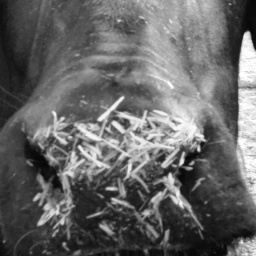
#> input picture split/test/cattle-024/IMG20230723080558.jpg, 256 x 256 px; its folder holds only this picture in this run
$ jupyter execute --allow-errors SVM.ipynb   (older library calls are emulated)
#> lines starting #> are read from the running program, lines starting #| are printed output that depends on the picture
Splitting the dataset in the train,test and val.
And neglecting the cattle which has less than 6 images.

[cell 1]
from pathlib import Path
import random
import shutil
from collections import defaultdict

# ====== USER SETTINGS ======
RAW_DATASET = r"D:\Abhishek\base_256"
OUTPUT_DATASET = r"D:\Abhishek\split"  # where to save train/val/test
TRAIN_RATIO = 0.6
VAL_RATIO = 0.2
TEST_RATIO = 0.2
SEED = 42
MIN_PER_ID = 3
COPY_FILES = True   # set to False to move instead of copy
# ===========================

VALID_EXTS = {".jpg", ".jpeg", ".png", ".bmp", ".tif", ".tiff"}
random.seed(SEED)

def list_images(folder: Path):
    return [p for p in folder.iterdir() if p.suffix.lower() in VALID_EXTS and p.is_file()]

def safe_mkdir(p: Path):
    p.mkdir(parents=True, exist_ok=True)

def main():
    raw_root = Path(RAW_DATASET)
    out_root = Path(OUTPUT_DATASET)

    # Prepare output dirs
    for split in ("train", "val", "test"):
        safe_mkdir(out_root / split)

    op = shutil.copy2 if COPY_FILES else shutil.move

    split_counts = defaultdict(lambda: {"train": 0, "val": 0, "test": 0})

    for cid_dir in sorted(raw_root.iterdir()):
        if not cid_dir.is_dir():
            continue
        cid = cid_dir.name
        imgs = list_images(cid_dir)

        if len(imgs) < MIN_PER_ID:
            print(f"[skip] {cid}: only {len(imgs)} images (< {MIN_PER_ID})")
            continue

        random.shuffle(imgs)
        n = len(imgs)
        n_train = max(1, int(round(n * TRAIN_RATIO)))
        n_val = max(1, int(round(n * VAL_RATIO)))
        n_test = max(1, n - n_train - n_val)

        while n_train + n_val + n_test > n:
            if n_train > 1:
                n_train -= 1
            elif n_val > 1:
                n_val -= 1
            elif n_test > 1:
                n_test -= 1
            else:
                break

        train_imgs = imgs[:n_train]
        val_imgs = imgs[n_train:n_train + n_val]
        test_imgs = imgs[n_train + n_val:]

        for split_name, split_imgs in zip(
            ["train", "val", "test"], [train_imgs, val_imgs, test_imgs]
        ):
            dst_dir = out_root / split_name / cid
            safe_mkdir(dst_dir)
            for img in split_imgs:
                op(str(img), str(dst_dir / img.name))
            split_counts[cid][split_name] = len(split_imgs)

    print("\n[done] Dataset split complete!")
    for cid, counts in split_counts.items():
        print(f"{cid}: train={counts['train']} val={counts['val']} test={counts['test']}")

#> (the rest of this cell did not finish here and is left out)

No. of images in the test, train and validate

[cell 2]
from pathlib import Path

# ==== Change this to your split dataset root ====
DATASET_ROOT = r"D:\Abhishek\split"
# ===============================================

VALID_EXTS = {".jpg", ".jpeg", ".png", ".bmp", ".tif", ".tiff"}

def count_images_in_split(split_path: Path):
    total = 0
    for cid_folder in split_path.iterdir():
        if cid_folder.is_dir():
            total += sum(1 for img in cid_folder.iterdir() if img.suffix.lower() in VALID_EXTS)
    return total

def main():
    root = Path(DATASET_ROOT)
    for split_name in ["train", "val", "test"]:
        split_path = root / split_name
        if split_path.exists():
            count = count_images_in_split(split_path)
            print(f"{split_name}: {count} images")
        else:
            print(f"[warn] {split_name} folder not found.")

if __name__ == "__main__":
    main()

Extracting the features for the dataset using following Heuristic approach:
1. LPB
2. Gabor
3. Blob

[cell 3]
#!/usr/bin/env python3
from pathlib import Path
import numpy as np
import pandas as pd
import cv2
from skimage.feature import local_binary_pattern, blob_log

# ============ USER SETTINGS ============
DATASET_ROOT = r"D:\Abhishek\split"   # contains train/, val/, test/
CSV_OUT      = r"D:\Abhishek\muzzle_features_LPB_Gabor_blob.csv"
IMG_SIZE     = 224
# LBP params (uniform -> histogram bins = P+2)
LBP_P = 16
LBP_R = 2
# Gabor params
GABOR_THETAS = [0, np.pi/4, np.pi/2, 3*np.pi/4]
GABOR_LAMBDAS = [4, 8, 16]
# ======================================

VALID_EXTS = {".jpg", ".jpeg", ".png", ".bmp", ".tif", ".tiff"}

def imread_rgb(p):
    img = cv2.imread(str(p))
    if img is None:
        return None
    return cv2.cvtColor(img, cv2.COLOR_BGR2RGB)

def resize_keep_aspect(img, target_short=IMG_SIZE):
    h, w = img.shape[:2]
    short = min(h, w)
    scale = target_short / (short if short > 0 else 1)
    nh, nw = max(1, int(round(h*scale))), max(1, int(round(w*scale)))
    return cv2.resize(img, (nw, nh), interpolation=cv2.INTER_AREA)

def center_crop(img, size=IMG_SIZE):
    h, w = img.shape[:2]
    y0, x0 = max(0, (h - size)//2), max(0, (w - size)//2)
    y1, x1 = min(h, y0 + size), min(w, x0 + size)
    crop = img[y0:y1, x0:x1]
    if crop.shape[0] != size or crop.shape[1] != size:
        crop = cv2.resize(crop, (size, size), interpolation=cv2.INTER_AREA)
    return crop

def preprocess_for_texture(img_rgb):
    img_bgr = cv2.cvtColor(img_rgb, cv2.COLOR_RGB2BGR)
    img_bgr = cv2.bilateralFilter(img_bgr, d=5, sigmaColor=40, sigmaSpace=40)
    lab = cv2.cvtColor(img_bgr, cv2.COLOR_BGR2LAB)
    l, a, b = cv2.split(lab)
    l = cv2.createCLAHE(clipLimit=2.0, tileGridSize=(8,8)).apply(l)
    lab2 = cv2.merge([l, a, b])
    out = cv2.cvtColor(lab2, cv2.COLOR_LAB2BGR)
    return cv2.cvtColor(out, cv2.COLOR_BGR2RGB)

def feat_lbp(gray, P=LBP_P, R=LBP_R):
    # uniform LBP -> bins = P + 2
    lbp = local_binary_pattern(gray, P=P, R=R, method="uniform")
    bins = np.arange(0, P + 3)  # 0..P+2  -> P+2 bins
    hist, _ = np.histogram(lbp, bins=bins, range=(0, P+2), density=False)
    hist = hist.astype(np.float32)
    hist /= (hist.sum() + 1e-6)
    return hist  # length = P+2

def feat_gabor(gray):
    feats = []
    for th in GABOR_THETAS:
        for lam in GABOR_LAMBDAS:
            ksize = 9
            sigma = 0.56 * lam
            gamma = 0.5
            kernel = cv2.getGaborKernel((ksize, ksize), sigma, th, lam, gamma, psi=0, ktype=cv2.CV_32F)
            resp = cv2.filter2D(gray, cv2.CV_32F, kernel)
            feats.extend([float(resp.mean()), float(resp.std())])
    return np.array(feats, dtype=np.float32)  # length = 2 * len(thetas) * len(lambdas)

def feat_blobs(gray):
    g = (gray.astype(np.float32) / 255.0).copy()
    blobs = blob_log(g, min_sigma=1.5, max_sigma=6.0, num_sigma=5, threshold=0.05, overlap=0.5)
    n = len(blobs)
    radii = (blobs[:, 2] * np.sqrt(2)) if n > 0 else np.array([])
    mean_r = float(radii.mean()) if n > 0 else 0.0
    density = n / (gray.shape[0]*gray.shape[1])
    return np.array([n, mean_r, density], dtype=np.float32)  # length = 3

def extract_features(img_rgb):
    img = resize_keep_aspect(img_rgb, IMG_SIZE)
    img = center_crop(img, IMG_SIZE)
    img = preprocess_for_texture(img)
    gray = cv2.cvtColor(img, cv2.COLOR_RGB2GRAY)
    f_lbp = feat_lbp(gray)                        # len = LBP_P+2
    f_gab = feat_gabor(gray)                      # len = 2*len(thetas)*len(lambdas)
    f_blob = feat_blobs(gray)                     # len = 3
    mean_i, std_i = float(gray.mean()), float(gray.std())
    return np.concatenate([f_lbp, f_gab, f_blob, [mean_i, std_i]]).astype(np.float32)

def walk_split(root: Path, split_name: str):
    split_dir = root / split_name
    if not split_dir.exists():
        return []
    rows = []
    for cid_dir in sorted([d for d in split_dir.iterdir() if d.is_dir()]):
        cattle_id = cid_dir.name
        for img_path in cid_dir.iterdir():
            if img_path.suffix.lower() not in VALID_EXTS:
                continue
            rows.append((split_name, cattle_id, img_path))
    return rows

def make_column_names(example_feat: np.ndarray):
    # derive lengths
    len_lbp  = LBP_P + 2
    len_gab  = 2 * len(GABOR_THETAS) * len(GABOR_LAMBDAS)
    len_blob = 3
    len_int  = 2
    assert example_feat.size == (len_lbp + len_gab + len_blob + len_int), \
        f"Feature length mismatch: got {example_feat.size}, expected {len_lbp + len_gab + len_blob + len_int}"

    cols = ["split", "cattle_id", "image_path"]
    cols += [f"lbp_{i}" for i in range(len_lbp)]
    cols += [f"gabor_{i}" for i in range(len_gab)]
    cols += ["blob_count", "blob_mean_r", "blob_density"]
    cols += ["mean_intensity", "std_intensity"]
    return cols

def main():
    root = Path(DATASET_ROOT)
    rows = []
    for split in ["train", "val", "test"]:
        rows.extend(walk_split(root, split))
    if not rows:
        print(f"[error] No images found under {DATASET_ROOT} (expected train/val/test subfolders).")
        return

    feats_list = []
    first_feat = None
    for split, cid, ip in rows:
        img = imread_rgb(ip)
#> in imread_rgb, img is the input picture: shape (256, 256, 3); min 4, max 255, mean 102.1
        if img is None:
            print(f"[skip] unreadable: {ip}")
            continue
        f = extract_features(img)
#> in preprocess_for_texture, `l = cv2.createCLAHE(clipLimit=2.0, tileGridSize=(8,8)).apply(l)`:
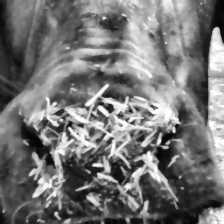
#> l: shape (224, 224); min 3, max 255, mean 117
#> in feat_lbp, `lbp = local_binary_pattern(gray, P=P, R=R, method="uniform")`:
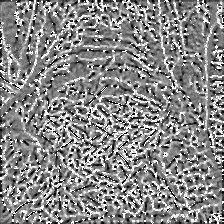
#> lbp: shape (224, 224) float64; min 0, max 17, mean 9.08; drawn with min black and max white
#> in feat_lbp, `hist, _ = np.histogram(lbp, bins=bins, range=(0, P+2), density=False)`: hist = 18 values, max 6354 at index 8, min 624 at index 15, mean 2787.6
#> in feat_lbp, `hist /= (hist.sum() + 1e-6)`: hist = 18 values, max 0.127 at index 8, min 0.0124 at index 15, mean 0.0556
#> in extract_features, `f_lbp = feat_lbp(gray)`: f_lbp has the same summary as hist in feat_lbp
#> after the loop in feat_gabor, `for th in GABOR_THETAS:`:
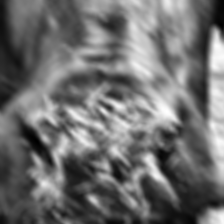
#> resp: shape (224, 224) float32; min 248.3, max 11518.4, mean 5145.6; drawn with min black and max white
#> after the loop in feat_gabor, `for th in GABOR_THETAS:`: feats = [54.65, 89.89, -90.23, 432.1, 4912.7, 2312, 122.8, 123.3, 1088.2, 693, 5143.7, 2404.4, 54.57, 92.91, -90.04, 429, 4912.8, 2294.7, 123, 124.4, 1090.4, 706.6, 5145.6, 2412.8]
#> in extract_features, `f_gab = feat_gabor(gray)`: f_gab = 24 values, max 5145.6 at index 22, min -90.23 at index 2, mean 1441
#> in feat_blobs, `blobs = blob_log(g, min_sigma=1.5, max_sigma=6.0, num_sigma=5, thresho..`: blobs = 400 rows, first 8: [141, 159, 1.5], [33, 216, 3.75], [100, 107, 2.62], [109, 102, 2.62], [213, 56, 1.5], [157, 148, 3.75], [130, 174, 1.5], [199, 93, 3.75]
#> in feat_blobs, `n = len(blobs)`: n = 400
#> in feat_blobs, `radii = (blobs[:, 2] * np.sqrt(2)) if n > 0 else np.array([])`: radii = 400 values, max 8.49 at index 48, min 2.12 at index 0, mean 3.2
#> in feat_blobs, `mean_r = float(radii.mean()) if n > 0 else 0.0`: mean_r = 3.2
#> in feat_blobs, `density = n / (gray.shape[0]*gray.shape[1])`: density = 0.00797
#> in extract_features, `f_blob = feat_blobs(gray)`: f_blob = [400, 3.2, 0.00797]
#> in extract_features, `mean_i, std_i = float(gray.mean()), float(gray.std())`: mean_i = 111.7; std_i = 61.33
#> f = 47 values, max 5145.6 at index 40, min -90.23 at index 20, mean 748.1
        if first_feat is None:
            first_feat = f
#> first_feat has the same summary as f
        feats_list.append([split, cid, str(ip)] + list(f))

    if not feats_list:
        print("[error] No features extracted.")
        return

    # build columns dynamically to match feature lengths
    columns = make_column_names(first_feat)
#> in make_column_names, `len_lbp  = LBP_P + 2`: len_lbp = 18
#> columns = 50 items, first 6: 'split', 'cattle_id', 'image_path', 'lbp_0', 'lbp_1', 'lbp_2'
    df = pd.DataFrame(feats_list, columns=columns)

    Path(CSV_OUT).parent.mkdir(parents=True, exist_ok=True)
    df.to_csv(CSV_OUT, index=False)
    print(f"[ok] wrote features: {CSV_OUT}")
    print(f"[info] rows: {len(df)}, feature dims: {len(columns) - 3}")

if __name__ == "__main__":
    main()

SVM Classifier

[cell 4]
#!/usr/bin/env python3
import os, json
from pathlib import Path
import pandas as pd
import numpy as np
from sklearn.preprocessing import StandardScaler, LabelEncoder
from sklearn.model_selection import StratifiedKFold, GridSearchCV
from sklearn.svm import SVC
from sklearn.metrics import accuracy_score, classification_report, confusion_matrix
import joblib

# ============ USER SETTINGS ============
CSV_PATH   = r"D:\Abhishek\muzzle_features_LPB_Gabor_blob.csv"
OUTPUT_DIR = r".\svm_artifacts"
# ======================================

# Auto-pick numeric features (exclude these columns)
EXCLUDE = {"cattle_id","image_path","split"}

def pick_features(df):
    feats = [c for c in df.columns if c not in EXCLUDE and pd.api.types.is_numeric_dtype(df[c])]
    if not feats:
        raise ValueError("No numeric feature columns found.")
    return feats

# [14 lines left out: function topk_accuracy, not called in this run]

def main():
    os.makedirs(OUTPUT_DIR, exist_ok=True)
    df = pd.read_csv(CSV_PATH)

    # ensure required columns
    for col in ["cattle_id","split"]:
        if col not in df.columns:
            raise ValueError(f"CSV must contain '{col}' column.")

    feats = pick_features(df)
    print(f"[info] feature dims: {len(feats)}")

    le = LabelEncoder()
    df["label_idx"] = le.fit_transform(df["cattle_id"])

    # Use train for training and test for evaluation (val is unused here, but kept in CSV)
    train_df = df[df["split"].str.lower() == "train"].copy()
    test_df  = df[df["split"].str.lower() == "test"].copy()

    X_train = train_df[feats].values
    y_train = train_df["cattle_id"].values
    X_test  = test_df[feats].values
    y_test  = test_df["cattle_id"].values

    # scale
    scaler = StandardScaler()
    X_train_s = scaler.fit_transform(X_train)
    X_test_s  = scaler.transform(X_test)

    # grid search RBF SVM
    param_grid = {
        "C": [0.1, 1, 3, 10],
        "gamma": ["scale", 0.1, 0.03, 0.01],
        "kernel": ["rbf"],
    }
    base = SVC(probability=True, random_state=42)
    cv = StratifiedKFold(n_splits=5, shuffle=True, random_state=42)
    grid = GridSearchCV(base, param_grid, cv=cv, scoring="accuracy", n_jobs=-1, verbose=1)
    grid.fit(X_train_s, y_train)
    best = grid.best_estimator_

    print(f"\n[best] params: {grid.best_params_}")
    print(f"[best] cv accuracy: {grid.best_score_:.4f}")

    # evaluate
    if len(y_test):
        y_pred = best.predict(X_test_s)
        acc = accuracy_score(y_test, y_pred)
        print(f"\n[Test] Top-1 accuracy: {acc:.4f}")
        print("\n[Test] Classification report:")
        print(classification_report(y_test, y_pred))

        cm = confusion_matrix(y_test, y_pred, labels=le.classes_)
        print("\n[Test] Confusion matrix (rows=true, cols=pred):")
        header = "pred→," + ",".join(le.classes_)
        print(header)
        for i, cls in enumerate(le.classes_):
            print(cls + "," + ",".join(str(x) for x in cm[i]))

        top5 = topk_accuracy(best, X_test_s, y_test, le, k=5)
        if top5 is not None:
            print(f"\n[Test] Top-5 accuracy: {top5:.4f}")
    else:
        print("\n[warn] No test rows found in CSV.")

    # save artifacts
    joblib.dump(best, Path(OUTPUT_DIR) / "svm_model.joblib")
    joblib.dump(scaler, Path(OUTPUT_DIR) / "scaler.joblib")
    (Path(OUTPUT_DIR) / "label_encoder.json").write_text(
        json.dumps({"classes": le.classes_.tolist()}, indent=2), encoding="utf-8"
    )
    print(f"\n[save] artifacts in: {OUTPUT_DIR}")

#> (the rest of this cell did not finish here and is left out)

-------------------------------------------------------------------------
Extracting the features from the image using the following algorithm:
1. LBP
2. Gabor
3. Blob
4. HOG

[cell 5]
#!/usr/bin/env python3
from pathlib import Path
import numpy as np
import pandas as pd
import cv2
from tqdm import tqdm
from skimage.feature import local_binary_pattern, hog, blob_log
from scipy.stats import skew, kurtosis

# ============ USER SETTINGS ============
DATASET_ROOT = Path(r"C:\Users\Amrit Shah\Desktop\Muzzle based Identification\split")  # contains train/, val/, test/
CSV_OUT      = Path(r"C:\Users\Amrit Shah\Desktop\muzzle_features_LBP_Gabor_Blob_HOG.csv")

IMG_SIZE     = 224
GRID_SIZE    = 5
CELL_SIZE    = IMG_SIZE // GRID_SIZE
LBP_P = 24
LBP_R = 2
GABOR_THETAS = [0, np.pi/8, np.pi/4, 3*np.pi/8, np.pi/2, 5*np.pi/8, 3*np.pi/4, 7*np.pi/8]  # 8 directions
GABOR_LAMBDAS = [3, 5, 7, 9, 11, 13]  # 6 wavelengths (finer scale options)

VALID_EXTS = {".jpg", ".jpeg", ".png", ".bmp", ".tif", ".tiff"}

# ============ IMAGE HELPERS ============
def imread_rgb(p):
    img = cv2.imread(str(p))
    if img is None:
        return None
    return cv2.cvtColor(img, cv2.COLOR_BGR2RGB)

def resize_keep_aspect(img, target=IMG_SIZE):
    h, w = img.shape[:2]
    short = min(h, w)
    scale = target / (short if short > 0 else 1)
    nh, nw = max(1, int(round(h*scale))), max(1, int(round(w*scale)))
    return cv2.resize(img, (nw, nh), interpolation=cv2.INTER_AREA)

def center_crop(img, size=IMG_SIZE):
    h, w = img.shape[:2]
    y0, x0 = max(0, (h - size)//2), max(0, (w - size)//2)
    y1, x1 = min(h, y0 + size), min(w, x0 + size)
    crop = img[y0:y1, x0:x1]
    if crop.shape[0] != size or crop.shape[1] != size:
        crop = cv2.resize(crop, (size, size), interpolation=cv2.INTER_AREA)
    return crop

def preprocess_for_texture(img_rgb):
    img_bgr = cv2.cvtColor(img_rgb, cv2.COLOR_RGB2BGR)
    img_bgr = cv2.bilateralFilter(img_bgr, d=5, sigmaColor=40, sigmaSpace=40)
    lab = cv2.cvtColor(img_bgr, cv2.COLOR_BGR2LAB)
    l, a, b = cv2.split(lab)
    l = cv2.createCLAHE(clipLimit=2.0, tileGridSize=(8,8)).apply(l)
    lab2 = cv2.merge([l, a, b])
    out = cv2.cvtColor(lab2, cv2.COLOR_LAB2BGR)
    return cv2.cvtColor(out, cv2.COLOR_BGR2RGB)

def split_into_grid(img, grid_size=GRID_SIZE):
    h, w = img.shape
    step = h // grid_size
    return [img[i*step:(i+1)*step, j*step:(j+1)*step] for i in range(grid_size) for j in range(grid_size)]

# ============ FEATURE FUNCTIONS ============
def feat_lbp(gray):
    lbp = local_binary_pattern(gray, P=LBP_P, R=LBP_R, method="uniform")
    bins = np.arange(0, LBP_P + 3)
    hist, _ = np.histogram(lbp, bins=bins, range=(0, LBP_P+2), density=False)
    hist = hist.astype(np.float32)
    hist /= (hist.sum() + 1e-6)
    return hist

def feat_gabor(gray):
    feats = []
    for th in GABOR_THETAS:
        for lam in GABOR_LAMBDAS:
            ksize = 9
            sigma = 0.56 * lam
            gamma = 0.5
            kernel = cv2.getGaborKernel((ksize, ksize), sigma, th, lam, gamma, psi=0, ktype=cv2.CV_32F)
            resp = cv2.filter2D(gray, cv2.CV_32F, kernel)
            feats.extend([float(resp.mean()), float(resp.std())])
    return np.array(feats, dtype=np.float32)

def feat_hog(cell):
    return hog(cell,
            orientations=12,
            pixels_per_cell=(CELL_SIZE//2, CELL_SIZE//2),
            cells_per_block=(2, 2),
            block_norm='L2-Hys',
            visualize=False,
            feature_vector=True)


def feat_blobs(gray):
    g = (gray.astype(np.float32) / 255.0)
    blobs = blob_log(g, min_sigma=1.5, max_sigma=6.0, num_sigma=5, threshold=0.05, overlap=0.5)
    n = len(blobs)
    radii = (blobs[:, 2] * np.sqrt(2)) if n > 0 else np.array([])
    mean_r = float(radii.mean()) if n > 0 else 0.0
    density = n / (gray.shape[0]*gray.shape[1])
    return np.array([n, mean_r, density], dtype=np.float32)

def extract_features_grid(img_rgb):
    img = resize_keep_aspect(img_rgb, IMG_SIZE)
    img = center_crop(img, IMG_SIZE)
    img = preprocess_for_texture(img)
    gray = cv2.cvtColor(img, cv2.COLOR_RGB2GRAY)

    features = []
    for cell in split_into_grid(gray):
        features.extend(feat_lbp(cell))
        features.extend(feat_gabor(cell))
        features.extend(feat_hog(cell))
        features.extend(feat_blobs(cell))
        flat = cell.flatten()
        features.extend([flat.mean(), flat.std(), skew(flat), kurtosis(flat)])
    return np.array(features, dtype=np.float32)

# ============ DATASET WALKER ============
def walk_split(root: Path, split: str):
    out = []
    for cid_dir in (root / split).glob("*"):
        if not cid_dir.is_dir():
            continue
        for img_path in cid_dir.glob("*"):
            if img_path.suffix.lower() in VALID_EXTS:
                out.append((split, cid_dir.name, img_path))
    return out

def make_column_names(example_feat):
    cols = ["split", "cattle_id", "image_path"]
    num_cells = GRID_SIZE * GRID_SIZE
    idx = 0
    for i in range(num_cells):
        cols += [f"lbp_{i}_{j}" for j in range(LBP_P+2)]
        cols += [f"gabor_{i}_{j}" for j in range(2 * len(GABOR_THETAS) * len(GABOR_LAMBDAS))]
        cols += [f"hog_{i}_{j}" for j in range(len(feat_hog(np.zeros((CELL_SIZE, CELL_SIZE), dtype=np.uint8))))]
        cols += [f"blob_count_{i}", f"blob_mean_r_{i}", f"blob_density_{i}"]
        cols += [f"intensity_mean_{i}", f"intensity_std_{i}", f"intensity_skew_{i}", f"intensity_kurt_{i}"]
    return cols

# ============ MAIN ============
def main():
    all_rows = []
    for split in ["train", "val", "test"]:
        all_rows.extend(walk_split(DATASET_ROOT, split))

    feats_list = []
    first_feat = None

    for split, cid, ip in tqdm(all_rows, desc="Extracting features"):
        img = imread_rgb(ip)
        if img is None:
            print(f"[skip] unreadable: {ip}")
            continue
        feat = extract_features_grid(img)
#> in split_into_grid, `h, w = img.shape`: h = 224
#> in split_into_grid, `step = h // grid_size`: step = 44
#> the loop in extract_features_grid, `for cell in split_into_grid(gray):` made 25 passes
#> pass 1, in feat_lbp, `lbp = local_binary_pattern(gray, P=LBP_P, R=LBP_R, method="uniform")`:
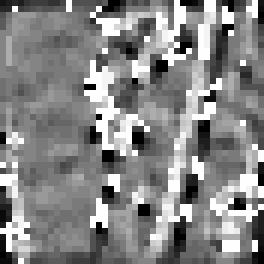
#> lbp: shape (44, 44) float64 (shown 6 times larger); min 0, max 25, mean 13.1; drawn with min black and max white
#> pass 1, in feat_blobs, `g = (gray.astype(np.float32) / 255.0)`:
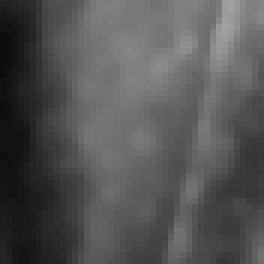
#> g: shape (44, 44) float32 (shown 6 times larger); min 0.0549, max 0.631, mean 0.331
#> after the loop in extract_features_grid, `for cell in split_into_grid(gray):`: features = 4425 values, max 6022.1 at index 2361, min -902.7 at index 2379, mean 486.3
#> feat has the same summary as features in extract_features_grid
#> (the rest of the program and of its run is left out)
